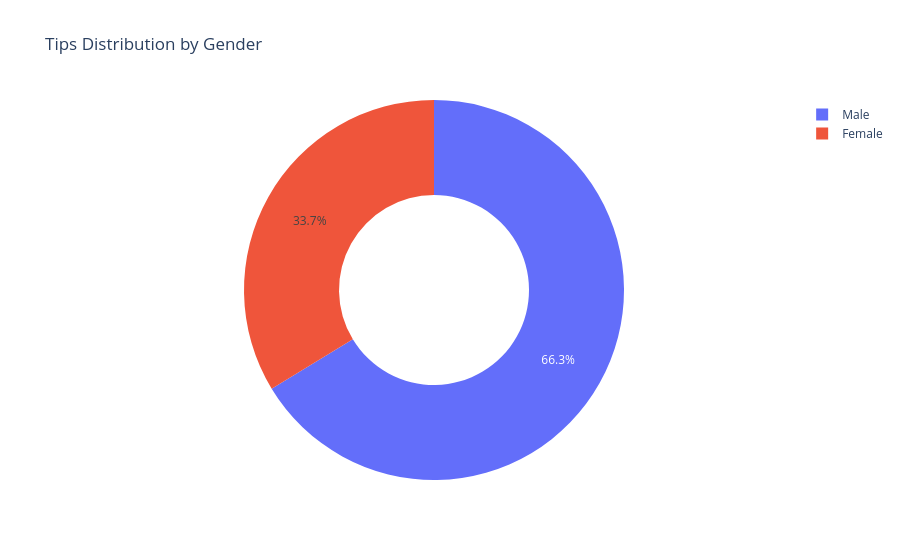

This figure's notebook cell:
### Code cell
tips_df = pd.read_csv("./data/tips.csv")
pie_plot = px.pie(tips_df, names='sex', values='tip', hole=0.5, title='Tips Distribution by Gender')
pie_plot.show()

### Figure 1 — Plotly figure (JSON) as saved in the notebook; plotly's stock layout.template omitted (floating-point values rounded to 4 significant figures; data arrays with more than 128 entries replaced by an {"elided": "..."} marker saying what was removed)
{"data": [{"domain": {"x": [0, 1], "y": [0, 1]}, "hole": 0.5, "hovertemplate": "sex=%{label}<br>tip=%{value}<extra></extra>", "labels": {"elided": "244 str values"}, "legendgroup": "", "name": "", "showlegend": true, "type": "pie", "values": {"elided": "244 float values"}}], "layout": {"legend": {"tracegroupgap": 0}, "title": {"text": "Tips Distribution by Gender"}}}
